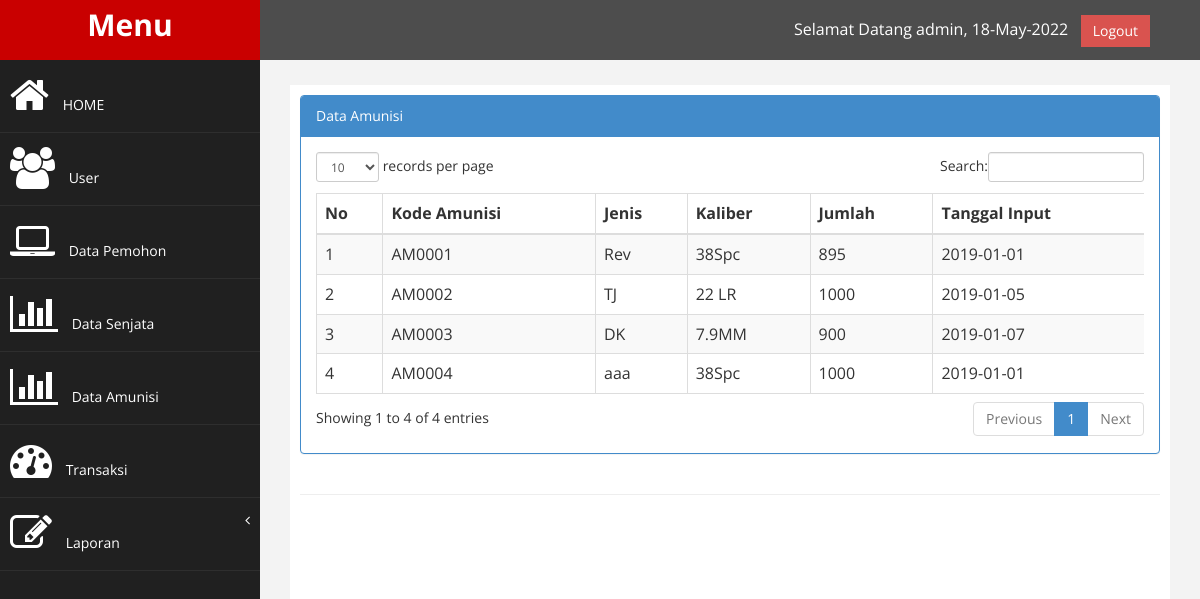
The page /index.php?page=amunisi (signed in) on the database its author committed.
### tables this page shows
CREATE TABLE `tb_amunisi` (
  `id` int(11) NOT NULL,
  `no_amunisi` varchar(50) NOT NULL,
  `jenis` varchar(100) NOT NULL,
  `kaliber` varchar(100) NOT NULL,
  `jumlah_amunisi` int(100) NOT NULL,
  `tgl_input` date NOT NULL
);

### function.php (called while the page is built, shortened)
<?php
$conn = mysqli_connect("localhost","root","","db_senjata");
function query($query){
	global $conn;
	$result = mysqli_query($conn, $query);
	$rows = [];
	while ($row = mysqli_fetch_assoc($result)){
		$rows[] = $row;
	}
	return $rows;
}
?>

### page/amunisi/tampil.php (the view, shortened to what this page needs)
<?php
    require '../senjata/function.php';
    $amunisi = query("select * from tb_amunisi");
?>
<div class="row">
                <div class="col-md-12">
                    <div class="panel panel-primary">
                        <div class="panel-heading">
                             Data Amunisi
                        </div>
                        <div class="panel-body">
                            <div class="table-responsive">
                                <table class="table table-striped table-bordered table-hover" id="dataTables-example">
                                    <thead>
                                        <tr>
                                            <th>No</th>
                                            <th>Kode Amunisi</th>
											<th>Jenis</th>
                                            <th>Kaliber</th>
                                            <th>Jumlah</th>
                                            <th>Tanggal Input</th>
                                        </tr>
                                    </thead>
                                    <tbody>
                                        <?php
                                            $no=1;
                                           foreach ($amunisi as $data):
                                        ?>
                                        <tr>
                                            <td><?php echo $no++; ?></td>
                                           	<td><?php echo $data['no_amunisi'];?></td>
                                        	<td><?php echo $data['jenis'];?></td>
                                            <td><?php echo $data['kaliber'];?></td>
                                            <td><?php echo $data['jumlah_amunisi'];?></td>
                                            <td><?php echo $data['tgl_input'];?></td>
                                        </tr>
                                        <?php endforeach?>
                                    </table>
                                </div>
								</div>
									</div>
									</div>
									</div>

### assets/css/custom.css (style rules this page uses)
body { font-family: 'Open Sans', sans-serif; }

### rows shown on the page
tb_amunisi: no_amunisi "AM0001", jenis "Rev", kaliber "38Spc", jumlah_amunisi "895", tgl_input "2019-01-01"
tb_amunisi: no_amunisi "AM0002", jenis "TJ", kaliber "22 LR", jumlah_amunisi "1000", tgl_input "2019-01-05"
tb_amunisi: no_amunisi "AM0003", jenis "DK", kaliber "7.9MM", jumlah_amunisi "900", tgl_input "2019-01-07"
tb_amunisi: no_amunisi "AM0004", jenis "aaa", kaliber "38Spc", jumlah_amunisi "1000", tgl_input "2019-01-01"

### other values the page prints
$_SESSION["akun_username"] "admin"
